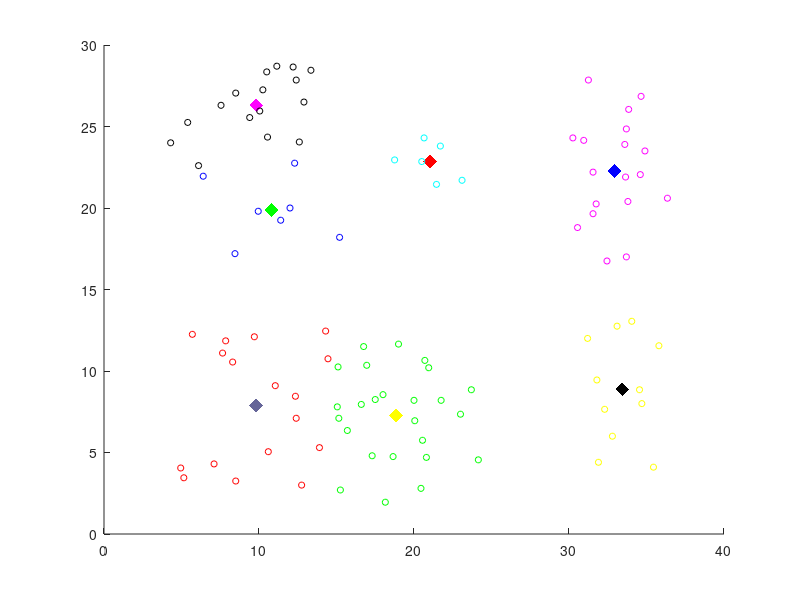

Write the MATLAB code that produced this figure.
%Adhyfa Fahmy Hidayat
%1301154127
%IF3901
%% Import Data
dataTrain = csvread('TrainsetTugas2.csv');
dataTest = csvread('TestsetTugas2.csv');
X = dataTrain(:,1:2);
Y = dataTest(:,1:2);
% Visualisasi data dengan scatter
scatter(Y(:,1),Y(:,2));

%% Buat centroid random
[numRow , numCol] = size(X);
k = 7;
startCentroids = zeros(k,2);
startCentroids = X(randperm(numRow, k), :);

%% Fungsi kMeans dataTrain
% Definisi semua variabel yang dibutuhkan
[ numRow numCol ]   = size(X);
[ numK numkCol ]    = size(startCentroids);
change              = true;
i                   = 0;
tempCentroids       = startCentroids;
result              = X;
finalCentroids      = startCentroids;
listSSE             = [];

% Lakukan perulangan hingga centroid awal dan centroid akhir tidak berubah
    while (change == true )
        % Masukkan nilai centroid yang telah diupdate kedalam variabel
        % tempCentroids
        tempCentroids = finalCentroids;
        % Lakukan looping
        for i = 1:numRow
            % Set array kosong untuk menampung koordinat jarak minimum
            whoMin = [];
            % Lakukan looping untuk menghitung jarak tiap baris data
            % terhadap centroid awal
            for j = 1:numK
                sub = X(i,:) - finalCentroids(j,:);
                % Menghitung jarak menggunakan euclidean distance
                euclidean = sqrt(sum(sub.^2));
                whoMin = [whoMin; euclidean];
            end
            [~ , idx ] = min(whoMin);
            result(i,3) = idx;
        end
        % Lakukan perulangan untuk mengupdate centroid baru
        for i = 1:numK
            condition = result(:, 3) == i;
            finalCentroids(i,:) = mean(result(condition,1:2));
        end
%% Hitung nilai sse untuk mendapatkan nilai K yang optimum
  % Assign array awal
  listSSE = [];
  % Lakukan perulangan dari centroid yang paling optimum
  for i = 1:length(finalCentroids)
    % Cari label yang sama pada array hasil (nb: label yang dimaksud adalah
    % cluster)
    condition = result(:, 3) == i;
    dataCondition = result(condition,1:2);
    
    % Lakukan perulangan untuk setiap setiap kluster (pake rumus yang ada
    % di slide buat ngitung ssenya)
    for j=1:length(dataCondition)   
        sub = dataCondition(j,:) - finalCentroids(i,:);
        euclidean = sqrt(sum(sub.^2));
    end
    % hasilnya masukkan ke dalam variable listSSE
    listSSE = [listSSE ; euclidean];
    
  end
  % total semua nilai sse pada variabel sse
  resultSSE = sum(listSSE);

        % Lakukan pengecekan untuk nilai centroid yang telah diupdate
        % terhadap centroid awal. Jika nilai centroid akhir dan centroid
        % awal tidak berubah maka perulangan dihentikan dan program
        % diakhiri
        if ((tempCentroids == finalCentroids))
            change = false;
        end
    end

    
%% Fungsi kMeans dataTest
% Definisi semua variabel yang dibutuhkan
[ numRow numCol2  ]   = size(Y);
[ numK numkCol2 ]    = size(finalCentroids);
change2              = true;
l                   = 0;
tempCentroids2       = finalCentroids;
result2              = Y;
listSSE2             = [];

% Lakukan perulangan hingga centroid awal dan centroid akhir tidak berubah
    while (change2 == true )
        % Masukkan nilai centroid yang telah diupdate kedalam variabel
        % tempCentroids
        tempCentroids2 = finalCentroids;
        % Lakukan looping
        for l = 1:numRow
            % Set array kosong untuk menampung koordinat jarak minimum
            whoMin1 = [];
            % Lakukan looping untuk menghitung jarak tiap baris data
            % terhadap centroid awal
            for j = 1:numK
                sub1 = Y(l,:) - finalCentroids(j,:);
                % Menghitung jarak menggunakan euclidean distance
                euclidean1 = sqrt(sum(sub1.^2));
                whoMin1 = [whoMin1; euclidean1];
            end
            [~ , idx ] = min(whoMin1);
            result2(l,3) = idx;
        end
        % Lakukan perulangan untuk mengupdate centroid baru
        for l = 1:numK
            condition = result2(:, 3) == l;
            finalCentroids(l,:) = mean(result2(condition,1:2));
        end
%% Hitung nilai sse untuk mendapatkan nilai K yang optimum
  % Assign array awal
  listSSE2 = [];
  % Lakukan perulangan dari centroid yang paling optimum
  for l = 1:length(finalCentroids)
    % Cari label yang sama pada array hasil (nb: label yang dimaksud adalah
    % cluster)
    condition = result2(:, 3) == l;
    dataCondition = result2(condition,1:2);
    
    % Lakukan perulangan untuk setiap setiap kluster (pake rumus yang ada
    % di slide buat ngitung ssenya)
    for j=1:length(dataCondition)   
        sub1 = dataCondition(j,:) - finalCentroids(l,:);
        euclidean1 = sqrt(sum(sub1.^2));
    end
    % hasilnya masukkan ke dalam variable listSSE
    listSSE2 = [listSSE2 ; euclidean1];
    
  end
  % total semua nilai sse pada variabel sse
  resultSSE = sum(listSSE2);

        % Lakukan pengecekan untuk nilai centroid yang telah diupdate
        % terhadap centroid awal. Jika nilai centroid akhir dan centroid
        % awal tidak berubah maka perulangan dihentikan dan program
        % diakhiri
        if ((tempCentroids2 == finalCentroids))
            change2 = false;
        end
    end


%% Visualisasi centroids
label = [1:length(finalCentroids)]';

    rowsToSetBlue = label == 4;
    rowsToSetRed = label == 6;
    rowsToSetYellow = label == 5;
    rowsToSetMagenta = label == 7;
    rowsToSetGreen = label == 1;
    rowsToSetCyan = label == 2;
    rowsToSetBlack = label == 3;

    mlabelColors(rowsToSetBlue, 1) = 0;
    mlabelColors(rowsToSetBlue, 2) = 0;
    mlabelColors(rowsToSetBlue, 3) = 1;

    mlabelColors(rowsToSetRed, 1) = 1;
    mlabelColors(rowsToSetRed, 2) = 0;
    mlabelColors(rowsToSetRed, 3) = 0 ;

    mlabelColors(rowsToSetYellow, 1) = 1;
    mlabelColors(rowsToSetYellow, 2) = 1;
    mlabelColors(rowsToSetYellow, 3) = 0;

    mlabelColors(rowsToSetMagenta, 1) = 1;
    mlabelColors(rowsToSetMagenta, 2) = 0;
    mlabelColors(rowsToSetMagenta, 3) = 1;

    mlabelColors(rowsToSetGreen, 1) = 0;
    mlabelColors(rowsToSetGreen, 2) = 1;
    mlabelColors(rowsToSetGreen, 3) = 0;

    mlabelColors(rowsToSetCyan, 1) = 0.4;
    mlabelColors(rowsToSetCyan, 2) = 0.4;
    mlabelColors(rowsToSetCyan, 3) = 0.6;

    mlabelColors(rowsToSetBlack, 1) = 0;
    mlabelColors(rowsToSetBlack, 2) = 0;
    mlabelColors(rowsToSetBlack, 3) = 0;

    scatter(finalCentroids(:,1) , finalCentroids(:,2) , 100 , mlabelColors , 'd' , 'filled');
    hold on;
    
%% Visualisasi Result

    rowsToSetBlue = result2(:,3) == 1;
    rowsToSetRed = result2(:,3) == 2;
    rowsToSetYellow = result2(:,3) == 3;
    rowsToSetMagenta = result2(:,3) == 4;
    rowsToSetGreen = result2(:,3) == 5;
    rowsToSetCyan = result2(:,3) == 6;
    rowsToSetBlack = result2(:,3) == 7;

    myColors(rowsToSetBlue, 1) = 0;
    myColors(rowsToSetBlue, 2) = 0;
    myColors(rowsToSetBlue, 3) = 1;

    myColors(rowsToSetRed, 1) = 1;
    myColors(rowsToSetRed, 2) = 0;
    myColors(rowsToSetRed, 3) = 0 ;

    myColors(rowsToSetYellow, 1) = 1;
    myColors(rowsToSetYellow, 2) = 1;
    myColors(rowsToSetYellow, 3) = 0;

    myColors(rowsToSetMagenta, 1) = 1;
    myColors(rowsToSetMagenta, 2) = 0;
    myColors(rowsToSetMagenta, 3) = 1;

    myColors(rowsToSetGreen, 1) = 0;
    myColors(rowsToSetGreen, 2) = 1;
    myColors(rowsToSetGreen, 3) = 0;

    myColors(rowsToSetCyan, 1) = 0;
    myColors(rowsToSetCyan, 2) = 1;
    myColors(rowsToSetCyan, 3) = 1;

    myColors(rowsToSetBlack, 1) = 0;
    myColors(rowsToSetBlack, 2) = 0;
    myColors(rowsToSetBlack, 3) = 0;

    scatter(result2(:,1), result2(:,2) , 20 , myColors);
    